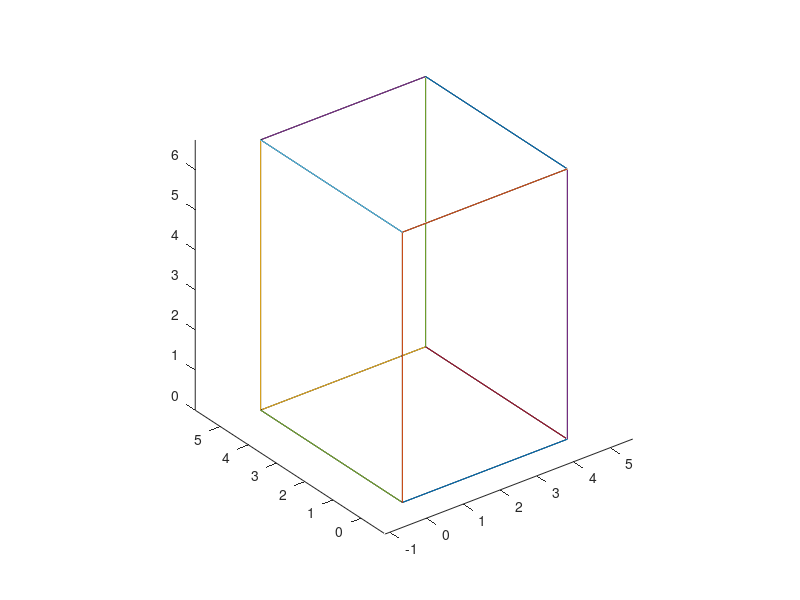

Write MATLAB code to recreate this figure. (Note: this script raises an error after producing the figure.)
% Data from https://legacy.materialsproject.org/materials/mp-510623/#

clear; figure(1); clf;
S=[4.491 5.030 6.739]; % Size of cell in angstroms
X=[0 1;0 1;0 1;0 1;0 0;0 0;1 1;1 1;0 0;0 0;1 1;1 1]'*S(1);
Y=[0 0;0 0;1 1;1 1;0 1;0 1;0 1;0 1;0 0;1 1;0 0;1 1]'*S(2);
Z=[0 0;1 1;0 0;1 1;0 0;1 1;0 0;1 1;0 1;0 1;0 1;0 1]'*S(3);
plot3(X,Y,Z,'k'); hold on

plot3([0 S(1)],[0    0   ],[0    0   ]); hold on
plot3([0 S(1)],[0    0   ],[S(3) S(3)]);
plot3([0 S(1)],[S(2) S(2)],[0    0   ]);
plot3([0 S(1)],[S(2) S(2)],[S(3) S(3)]);
plot3([0    0   ],[0 S(2)],[0    0   ]);
plot3([0    0   ],[0 S(2)],[S(3) S(3)]);
plot3([S(1) S(1)],[0 S(2)],[0    0   ]);
plot3([S(1) S(1)],[0 S(2)],[S(3) S(3)]);
plot3([0    0   ],[0    0   ],[0 S(3)]);
plot3([0    0   ],[S(2) S(2)],[0 S(3)]);
plot3([S(1) S(1)],[0    0   ],[0 S(3)]);
plot3([S(1) S(1)],[S(2) S(2)],[0 S(3)]);
axis equal; hold on

Fe=[...
0.1679	0.6774	0.0684; ...
0.3321	0.1774	0.0684; ...
0.6629	0.5367	0.25  ; ...
0.8371	0.0367	0.25;
0.1679	0.6774	0.4316; ...
0.3321	0.1774	0.4316; ...
0.6679	0.8226	0.5684; ...
0.8321	0.3226	0.5684; ...
0.1629	0.9633	0.75  ; ...
0.3371	0.4633	0.75  ; ...
0.6679	0.8226	0.9316; ...
0.8321	0.3226	0.9316; ...
0.8371	0.0367+1 0.25  ; ...
0.8371-1 0.0367	0.25   ; ...
0.6629-1 0.5367	0.25   ; ...
0.3321	0.1774+1 0.0684; ...
0.3321	0.1774+1 0.4316; ...
0.1629	0.9633-1 0.75  ; ...
0.1629+1 0.9633  0.75 ; ...
0.3371+1 0.4633	0.75   ; ...
0.6679	0.8226-1 0.9316; ...
0.6679	0.8226-1 0.5684];
C=[...
0.0609	0.377	0.25; ...
0.4391	0.877	0.25; ...
0.5609	0.123	0.75; ...
0.9391	0.623	0.75; ...
0.0609+1 0.377	0.25; ...
0.4391	0.877-1	0.25; ...
0.5609	0.123+1	0.75; ...
0.9391-1 0.623	0.75];
for i=1:3; Fe(:,i)=Fe(:,i)*S(i); 
	       C(:,i) =C(:,i) *S(i); end

NFe=size(Fe,1); NC=size(C,1);
for i=1:NFe, drawsphere(Fe(i,:),0,0.5); end
for j=1:NC,  drawsphere(C(j,:),0,0.208,50);  end

for j=1:NC
  for i=1:NFe
     d=norm(C(j,:)-Fe(i,:));
     if d<2.3, d, plot3([C(j,1) Fe(i,1)],[C(j,2) Fe(i,2)],[C(j,3) Fe(i,3)]), hold on, end
  end
end
